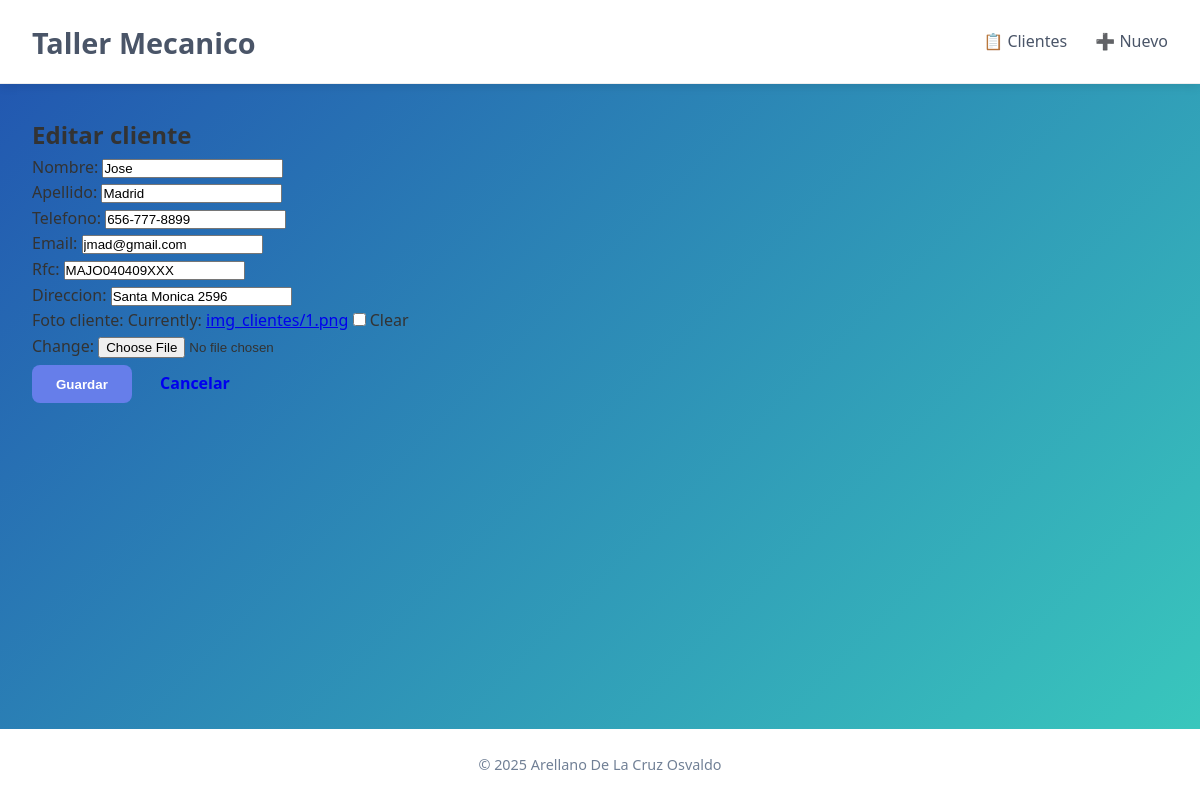
Screenshot of /editar/1/ with the database file from the repository.
### app_cliente/models.py (models this page shows, shortened)
class Cliente(models.Model):
    nombre = models.CharField(max_length=100)
    apellido = models.CharField(max_length=100)
    telefono = models.CharField(max_length=15)
    email = models.EmailField(unique=True)
    rfc = models.CharField(max_length=120, unique=True)
    direccion = models.CharField(max_length=255)
    foto_cliente = models.ImageField(upload_to='img_clientes/', blank=True, null=True)
    class Meta:
        verbose_name = "Cliente"
        verbose_name_plural = "Clientes"

### app_cliente/views.py (the view)
# urls.py: path('editar/<int:cliente_id>/', views.editar_cliente, name='editar_cliente'),
def editar_cliente(request, cliente_id):
    cliente = get_object_or_404(Cliente, id=cliente_id)
    if request.method == 'POST':
        form = ClienteForm(request.POST, request.FILES, instance=cliente)
        if form.is_valid():
            form.save()
            return redirect('app_cliente:detalle_cliente', cliente_id=cliente.id)
    else:
        form = ClienteForm(instance=cliente)
    return render(request, 'formulario_cliente.html', {'form': form, 'titulo': 'Editar cliente'})

### app_cliente/forms.py
class ClienteForm(forms.ModelForm):
    class Meta:
        model = Cliente
        fields = ['nombre', 'apellido', 'telefono', 'email', 'rfc', 'direccion', 'foto_cliente']

### app_cliente/templates/formulario_cliente.html (shortened to what this page needs)
{% extends 'base.html' %}
{% block contenido %}
<h2>{{ titulo }}</h2>
<form method="post" enctype="multipart/form-data" class="form-styled">
    {{ form.as_p }}
    <div class="actions">
        <button type="submit" class="btn btn-primary">Guardar</button>
        <a href="{% url 'app_cliente:listar_clientes' %}" class="btn">Cancelar</a>
    </div>
</form>
{% endblock %}

### app_cliente/static/css/styles.css (style rules this page uses)
* { margin: 0; padding: 0; box-sizing: border-box; }
body { font-family: 'Segoe UI', Tahoma, Geneva, Verdana, sans-serif; background: linear-gradient(135deg, #2153b0 0%, #3acbbd 100%); color: #333; line-height: 1.6; }
.btn { padding: 0.7rem 1.5rem; border: none; border-radius: 8px; font-weight: 600; cursor: pointer; transition: background 0.3s; text-decoration: none; display: inline-block; }
.btn-primary { background: #667eea; color: white; }

### rows the page displays
Cliente: nombre "Jose", apellido "Madrid", telefono "656-777-8899", email "jmad@gmail.com", rfc "MAJO040409XXX", direccion "Santa Monica 2596"

### other values shown
{{ titulo }} "Editar cliente"
